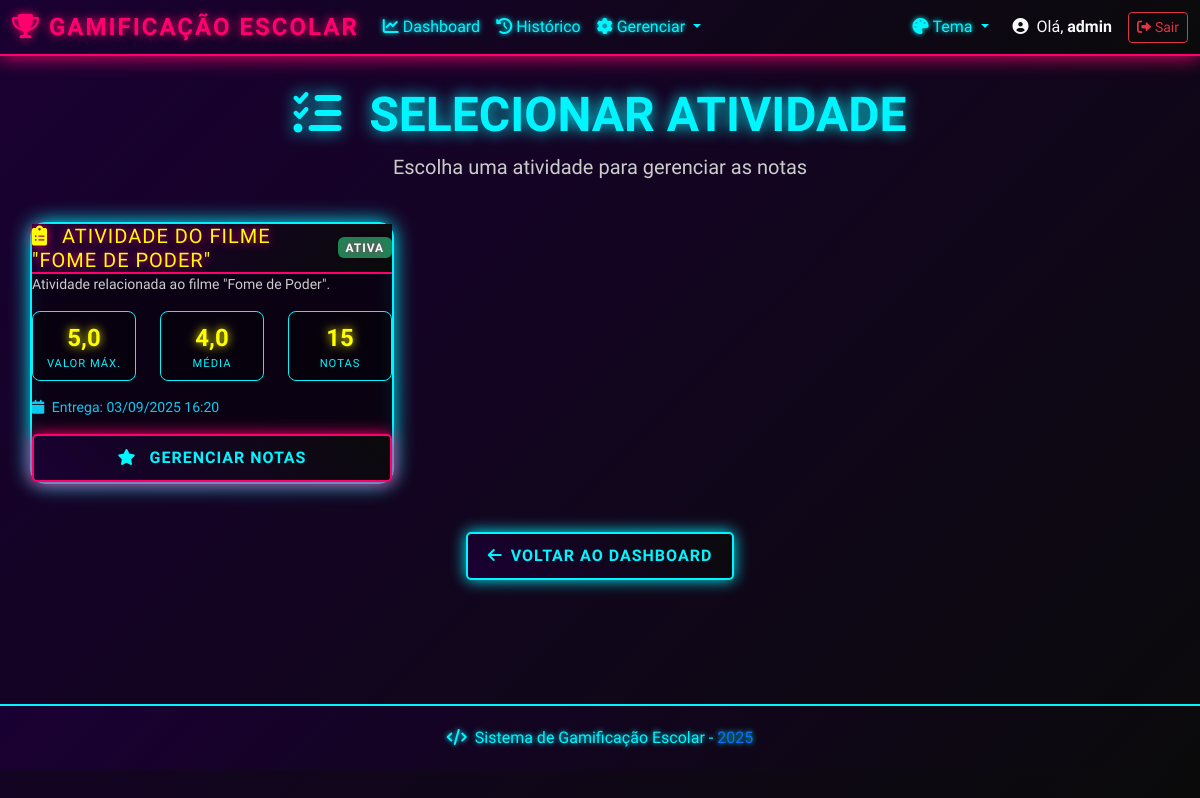
The page /notas/ (signed in) on the database its author committed.
### gamificacao/models.py (models this page shows, shortened)
class Atividade(models.Model):
    nome = models.CharField(max_length=200, verbose_name='Nome da Atividade')
    descricao = models.TextField(blank=True, null=True, verbose_name='Descrição')
    data_criacao = models.DateTimeField(auto_now_add=True, verbose_name='Data de Criação')
    data_entrega = models.DateTimeField(blank=True, null=True, verbose_name='Data de Entrega')
    valor_maximo = models.DecimalField(
        max_digits=4,
        decimal_places=1,
        default=10.0,
        verbose_name='Valor Máximo'
    )
    ativa = models.BooleanField(default=True, verbose_name='Ativa')
    class Meta:
        verbose_name = 'Atividade'
        verbose_name_plural = 'Atividades'
        ordering = ['-data_criacao']
    @property
    def media_turma(self):
        notas = self.nota_set.all()
        if notas:
            return round(sum(nota.valor for nota in notas) / len(notas), 2)
        return 0.0

class Nota(models.Model):
    aluno = models.ForeignKey(Aluno, on_delete=models.CASCADE, verbose_name='Aluno')
    atividade = models.ForeignKey(Atividade, on_delete=models.CASCADE, verbose_name='Atividade')
    valor = models.DecimalField(
        max_digits=4,
        decimal_places=1,
        validators=[MinValueValidator(0.0), MaxValueValidator(10.0)],
        verbose_name='Nota'
    )
    observacoes = models.TextField(blank=True, null=True, verbose_name='Observações')
    data_lancamento = models.DateTimeField(auto_now_add=True, verbose_name='Data de Lançamento')
    data_atualizacao = models.DateTimeField(auto_now=True, verbose_name='Data de Atualização')
    lancada_por = models.ForeignKey(
        User,
        on_delete=models.SET_NULL,
        null=True,
        blank=True,
        verbose_name='Lançada por'
    )
    class Meta:
        verbose_name = 'Nota'
        verbose_name_plural = 'Notas'
        unique_together = ('aluno', 'atividade')  # Um aluno não pode ter duas notas para a mesma atividade
        ordering = ['-data_lancamento']

### gamificacao/views.py (the view)
# urls.py: path('notas/', views.gerenciar_notas, name='gerenciar_notas'),
@login_required
def gerenciar_notas(request, atividade_id=None):
    if atividade_id:
        atividade = get_object_or_404(Atividade, pk=atividade_id)
        notas = Nota.objects.filter(atividade=atividade).select_related('aluno').order_by('aluno__nome')
        alunos_com_nota = notas.values_list('aluno_id', flat=True)
        alunos_sem_nota = Aluno.objects.filter(ativo=True).exclude(id__in=alunos_com_nota)
        context = {
            'atividade': atividade,
            'notas': notas,
            'alunos_sem_nota': alunos_sem_nota,
        }
        return render(request, 'gamificacao/gerenciar_notas.html', context)
    else:
        atividades = Atividade.objects.filter(ativa=True).order_by('-data_criacao')
        return render(request, 'gamificacao/selecionar_atividade.html', {'atividades': atividades})

### templates/gamificacao/selecionar_atividade.html (shortened to what this page needs)
{% extends 'base.html' %}
{% block content %}
<div class="container main-container">
    <div class="row mb-4">
        <div class="col-12">
            <div class="text-center">
                <h1 class="display-5 fw-bold" style="color: var(--cor-secondary); text-shadow: 0 0 15px var(--cor-secondary);">
                    <i class="fas fa-tasks me-3"></i>
                    SELECIONAR ATIVIDADE
                </h1>
                <p class="lead text-muted">
                    Escolha uma atividade para gerenciar as notas
                </p>
            </div>
        </div>
    </div>
    <div class="row">
        {% for atividade in atividades %}
        <div class="col-lg-6 col-xl-4 mb-4">
            <div class="cyber-card h-100">
                <div class="card-header d-flex justify-content-between align-items-center">
                    <h5 class="mb-0" style="color: var(--cor-accent);">
                        <i class="fas fa-clipboard-list me-2"></i>
                        {{ atividade.nome }}
                    </h5>
                    {% if atividade.ativa %}
                    <span class="badge bg-success">Ativa</span>
                    {% else %}
                    <span class="badge bg-danger">Inativa</span>
                    {% endif %}
                </div>
                <div class="card-body">
                    {% if atividade.descricao %}
                    <p class="text-muted small">{{ atividade.descricao|truncatechars:100 }}</p>
                    {% endif %}
                    <div class="row text-center mb-3">
                        <div class="col-4">
                            <div class="stats-mini-card p-2">
                                <div class="stats-number" style="font-size: 1.5rem;">
                                    {{ atividade.valor_maximo|floatformat:1 }}
                                </div>
                                <div class="stats-label" style="font-size: 0.7rem;">Valor Máx.</div>
                            </div>
                        </div>
                        <div class="col-4">
                            <div class="stats-mini-card p-2">
                                <div class="stats-number" style="font-size: 1.5rem;">
                                    {{ atividade.media_turma|floatformat:1 }}
                                </div>
                                <div class="stats-label" style="font-size: 0.7rem;">Média</div>
                            </div>
                        </div>
                        <div class="col-4">
                            <div class="stats-mini-card p-2">
                                <div class="stats-number" style="font-size: 1.5rem;">
                                    {{ atividade.nota_set.count }}
                                </div>
                                <div class="stats-label" style="font-size: 0.7rem;">Notas</div>
                            </div>
                        </div>
                    </div>
                    {% if atividade.data_entrega %}
                    <p class="small text-info mb-3">
                        <i class="fas fa-calendar me-1"></i>
                        Entrega: {{ atividade.data_entrega|date:"d/m/Y H:i" }}
                    </p>
                    {% endif %}
                </div>
                <div class="card-footer">
                    <div class="d-grid">
                        <a href="{% url 'gerenciar_notas_atividade' atividade.id %}"
                           class="btn btn-cyber btn-cyber-primary">
                            <i class="fas fa-star me-2"></i>
                            Gerenciar Notas
                        </a>
                    </div>
                </div>
            </div>
        </div>
        {% endfor %}
    </div>
    <div class="row mt-4">
        <div class="col-12 text-center">
            <a href="{% url 'dashboard' %}" class="btn btn-cyber btn-cyber-secondary">
                <i class="fas fa-arrow-left me-2"></i>Voltar ao Dashboard
            </a>
        </div>
    </div>
</div>
{% endblock %}

### templates/base.html (shortened to what this page needs)
<!DOCTYPE html>
<html lang="pt-br">
<head>
    <link href="https://cdn.jsdelivr.net/npm/bootstrap@5.3.0/dist/css/bootstrap.min.css" rel="stylesheet">
    <link rel="stylesheet" href="https://cdnjs.cloudflare.com/ajax/libs/font-awesome/6.0.0/css/all.min.css">
    {% load static %}
    <link rel="stylesheet" href="{% static 'css/style.css' %}">
</head>
<body>
    {% if user.is_authenticated %}
    <nav class="navbar navbar-expand-lg navbar-dark cyber-nav">
        <div class="container-fluid">
            <a class="navbar-brand fw-bold" href="{% url 'dashboard' %}">
                <i class="fas fa-trophy me-2"></i>GAMIFICAÇÃO ESCOLAR
            </a>
            <div class="collapse navbar-collapse" id="navbarNav">
                <ul class="navbar-nav me-auto">
                    <li class="nav-item">
                        <a class="nav-link {% if request.resolver_match.url_name == 'dashboard' %}active{% endif %}"
                           href="{% url 'dashboard' %}">
                            <i class="fas fa-chart-line me-1"></i>Dashboard
                        </a>
                    </li>
                    <li class="nav-item">
                        <a class="nav-link {% if request.resolver_match.url_name == 'historico_notas' %}active{% endif %}"
                           href="{% url 'historico_notas' %}">
                            <i class="fas fa-history me-1"></i>Histórico
                        </a>
                    </li>
                    <li class="nav-item dropdown">
                        <a class="nav-link dropdown-toggle" href="#" role="button" data-bs-toggle="dropdown">
                            <i class="fas fa-cog me-1"></i>Gerenciar
                        </a>
                    </li>
                </ul>
                <div class="navbar-nav me-3">
                    <div class="nav-item dropdown">
                        <a class="nav-link dropdown-toggle" href="#" id="themeDropdown" role="button"
                           data-bs-toggle="dropdown">
                            <i class="fas fa-palette me-1"></i>Tema
                        </a>
                    </div>
                </div>
                <div class="d-flex align-items-center">
                    <span class="text-light me-3">
                        <i class="fas fa-user-circle me-1"></i>
                        Olá, <strong>{{ user.first_name|default:user.username }}</strong>
                    </span>
                    <a href="{% url 'logout' %}" class="btn btn-outline-danger btn-sm">
                        <i class="fas fa-sign-out-alt me-1"></i>Sair
                    </a>
                </div>
            </div>
        </div>
    </nav>
    {% endif %}
    <main>
        {% block content %}
        {% endblock %}
    </main>
    {% if user.is_authenticated %}
    <footer class="cyber-footer mt-5">
        <div class="container-fluid">
            <div class="row">
                <div class="col-12 text-center">
                    <p class="mb-0">
                        <i class="fas fa-code me-1"></i>
                        Sistema de Gamificação Escolar -
                        <span class="text-primary">{% now "Y" %}</span>
                    </p>
                </div>
            </div>
        </div>
    </footer>
    {% endif %}
    {% load static %}
</body>
</html>

### static/css/style.css (style rules this page uses)
:root { --cor-primary: #ff006e; --cor-secondary: #00f5ff; --cor-accent: #ffff00; --cor-text: #00f5ff; --bg-primary: #1a0033; --bg-secondary: #0a0a0a; --bg-gradient: linear-gradient(135deg, #1a0033, #0a0a0a); --cor-success: #00ff41; --cor-warning: #ffff00; --cor-danger: #ff006e; --cor-info: #00f5ff; }
* { margin: 0; padding: 0; box-sizing: border-box; }
body { font-family: 'Orbitron', monospace; background: var(--bg-gradient); color: var(--cor-text); min-height: 100vh; }
.cyber-nav { background: linear-gradient(135deg, var(--bg-primary), var(--bg-secondary)) !important; border-bottom: 2px solid var(--cor-primary); box-shadow: 0 0 20px var(--cor-primary); backdrop-filter: blur(10px); }
.cyber-nav .navbar-brand { color: var(--cor-primary) !important; text-shadow: 0 0 10px var(--cor-primary); font-size: 1.5rem; letter-spacing: 2px; }
.cyber-nav .nav-link { color: var(--cor-text) !important; font-weight: 500; text-shadow: 0 0 5px var(--cor-secondary); transition: all 0.3s ease; position: relative; }
.nav-item.dropdown { z-index: 9999 !important; position: relative !important; }
.navbar { min-height: auto !important; height: auto !important; overflow: visible !important; }
.dropdown { z-index: 9999 !important; position: relative; }
.navbar { z-index: 1030 !important; position: relative !important; min-height: 56px !important; max-height: 56px !important; overflow: visible !important; }
.navbar-collapse { position: relative !important; }
.navbar-expand-lg { min-height: 56px !important; max-height: 56px !important; }
.navbar-nav { position: relative !important; min-height: auto !important; }
.navbar .dropdown { margin: 0 !important; padding: 0 !important; }
.dashboard-stats, .info-grid, .container-fluid > .row { z-index: 1 !important; position: relative; }
main, .container, .container-fluid { z-index: 1 !important; position: relative; }
.cyber-card { background: rgba(0, 0, 0, 0.5); border: 2px solid var(--cor-secondary); border-radius: 15px; box-shadow: 0 0 20px var(--cor-secondary), inset 0 0 20px rgba(0, 245, 255, 0.1); backdrop-filter: blur(10px); transition: all 0.3s ease; position: relative; z-index: 1; overflow: visible !important; }
.cyber-card .card-header { background: linear-gradient(135deg, var(--bg-primary), var(--bg-secondary)); border-bottom: 2px solid var(--cor-primary); color: var(--cor-primary); font-weight: bold; text-shadow: 0 0 10px var(--cor-primary); text-transform: uppercase; letter-spacing: 1px; overflow: visible !important; }
.btn-cyber { background: linear-gradient(45deg, var(--bg-primary), var(--bg-secondary)); border: 2px solid var(--cor-primary); color: var(--cor-text); font-family: 'Orbitron', monospace; font-weight: bold; text-transform: uppercase; letter-spacing: 1px; padding: 10px 20px; border-radius: 5px; transition: all 0.3s ease; box-shadow: 0 0 15px var(--cor-primary), inset 0 0 15px rgba(255, 0, 110, 0.1); }
.btn-cyber-primary { border-color: var(--cor-primary); box-shadow: 0 0 15px var(--cor-primary); }
.btn-cyber-secondary { border-color: var(--cor-secondary); box-shadow: 0 0 15px var(--cor-secondary); }
.cyber-footer { background: linear-gradient(135deg, var(--bg-primary), var(--bg-secondary)); border-top: 2px solid var(--cor-secondary); padding: 20px 0; margin-top: auto; }
.cyber-footer p { color: var(--cor-text); text-shadow: 0 0 5px var(--cor-secondary); }
.main-container { padding: 30px 0; min-height: calc(100vh - 200px); }
.text-muted { color: #cccccc !important; }

### templates/gamificacao/selecionar_atividade.html (style rules this page uses)
.stats-mini-card { background: rgba(0, 0, 0, 0.3); border-radius: 8px; border: 1px solid var(--cor-secondary); }
.stats-mini-card .stats-number { color: var(--cor-accent); text-shadow: 0 0 10px var(--cor-accent); font-weight: bold; }
.stats-mini-card .stats-label { color: var(--cor-text); text-transform: uppercase; letter-spacing: 1px; }

### rows shown on the page
Atividade: nome "ATIVIDADE DO FILME \"FOME DE PODER\"", ativa "ATIVA", descricao "Atividade relacionada ao filme \"Fome de Poder\".", valor_maximo "5,0", media_turma "4,0", nota_set.count "15", data_entrega "03/09/2025 16:20"

### other values the page prints
{{ user.first_name|default:user.username }} "admin"
